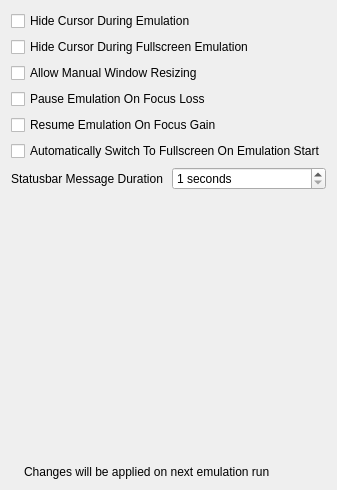
             <widget class="QWidget" name="tab">
              <attribute name="title">
               <string>Emulation Window</string>
              </attribute>
              <layout class="QVBoxLayout" name="verticalLayout_2">
               <item>
                <widget class="QCheckBox" name="hideCursorCheckBox">
                 <property name="text">
                  <string>Hide Cursor During Emulation</string>
                 </property>
                </widget>
               </item>
               <item>
                <widget class="QCheckBox" name="hideCursorFullscreenCheckBox">
                 <property name="text">
                  <string>Hide Cursor During Fullscreen Emulation</string>
                 </property>
                </widget>
               </item>
               <item>
                <widget class="QCheckBox" name="manualResizingCheckBox">
                 <property name="text">
                  <string>Allow Manual Window Resizing</string>
                 </property>
                </widget>
               </item>
               <item>
                <widget class="QCheckBox" name="pauseEmulationOnFocusCheckbox">
                 <property name="text">
                  <string>Pause Emulation On Focus Loss</string>
                 </property>
                </widget>
               </item>
               <item>
                <widget class="QCheckBox" name="resumeEmulationOnFocusCheckBox">
                 <property name="text">
                  <string>Resume Emulation On Focus Gain</string>
                 </property>
                </widget>
               </item>
               <item>
                <widget class="QCheckBox" name="automaticFullscreenCheckbox">
                 <property name="text">
                  <string>Automatically Switch To Fullscreen On Emulation Start</string>
                 </property>
                </widget>
               </item>
               <item>
                <layout class="QHBoxLayout" name="horizontalLayout_2">
                 <item>
                  <widget class="QLabel" name="label">
                   <property name="text">
                    <string>Statusbar Message Duration</string>
                   </property>
                  </widget>
                 </item>
                 <item>
                  <widget class="QSpinBox" name="statusBarMessageDurationSpinBox">
                   <property name="suffix">
                    <string> seconds</string>
                   </property>
                   <property name="prefix">
                    <string/>
                   </property>
                   <property name="minimum">
                    <number>1</number>
                   </property>
                  </widget>
                 </item>
                </layout>
               </item>
               <item>
                <spacer name="verticalSpacer_3">
                 <property name="orientation">
                  <enum>Qt::Vertical</enum>
                 </property>
                 <property name="sizeHint" stdset="0">
                  <size>
                   <width>20</width>
                   <height>269</height>
                  </size>
                 </property>
                </spacer>
               </item>
               <item>
                <layout class="QHBoxLayout" name="emulationInfoLayout_2">
                 <item>
                  <widget class="QLabel" name="infoIconLabel_5">
                   <property name="sizePolicy">
                    <sizepolicy hsizetype="Minimum" vsizetype="Preferred">
                     <horstretch>0</horstretch>
                     <verstretch>0</verstretch>
                    </sizepolicy>
                   </property>
                   <property name="text">
                    <string/>
                   </property>
                   <property name="pixmap">
                    <pixmap>:/newPrefix/Resource/Info.ico</pixmap>
                   </property>
                   <property name="wordWrap">
                    <bool>false</bool>
                   </property>
                  </widget>
                 </item>
                 <item>
                  <widget class="QLabel" name="label_86">
                   <property name="sizePolicy">
                    <sizepolicy hsizetype="Expanding" vsizetype="Minimum">
                     <horstretch>0</horstretch>
                     <verstretch>0</verstretch>
                    </sizepolicy>
                   </property>
                   <property name="midLineWidth">
                    <number>1</number>
                   </property>
                   <property name="text">
                    <string>Changes will be applied on next emulation run</string>
                   </property>
                   <property name="textFormat">
                    <enum>Qt::PlainText</enum>
                   </property>
                  </widget>
                 </item>
                </layout>
               </item>
              </layout>
             </widget>
